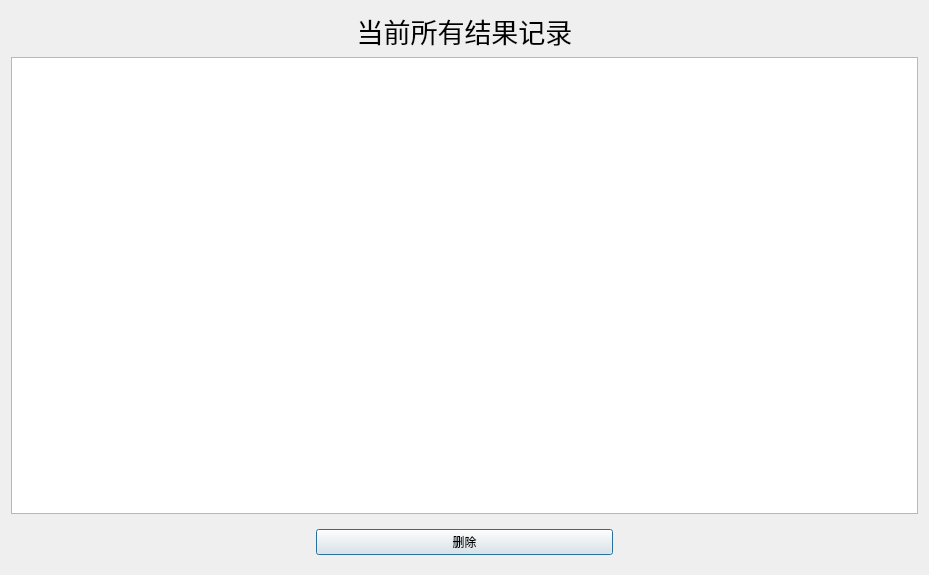
<?xml version="1.0" encoding="UTF-8"?>
<ui version="4.0">
 <class>DaoResultForm</class>
 <widget class="QDialog" name="DaoResultForm">
  <property name="geometry">
   <rect>
    <x>0</x>
    <y>0</y>
    <width>929</width>
    <height>575</height>
   </rect>
  </property>
  <property name="windowTitle">
   <string>查询结果</string>
  </property>
  <layout class="QVBoxLayout" name="verticalLayout">
   <item>
    <widget class="QLabel" name="label">
     <property name="font">
      <font>
       <family>华文中宋</family>
       <pointsize>20</pointsize>
      </font>
     </property>
     <property name="text">
      <string>当前所有结果记录</string>
     </property>
     <property name="alignment">
      <set>Qt::AlignCenter</set>
     </property>
    </widget>
   </item>
   <item>
    <widget class="QTableView" name="tableView"/>
   </item>
   <item>
    <widget class="QWidget" name="widget" native="true">
     <layout class="QHBoxLayout" name="horizontalLayout">
      <item>
       <spacer name="horizontalSpacer">
        <property name="orientation">
         <enum>Qt::Horizontal</enum>
        </property>
        <property name="sizeHint" stdset="0">
         <size>
          <width>40</width>
          <height>20</height>
         </size>
        </property>
       </spacer>
      </item>
      <item>
       <widget class="QtMaterialRaisedButton" name="btnDelete">
        <property name="sizePolicy">
         <sizepolicy hsizetype="Expanding" vsizetype="Fixed">
          <horstretch>0</horstretch>
          <verstretch>0</verstretch>
         </sizepolicy>
        </property>
        <property name="text">
         <string>删除</string>
        </property>
       </widget>
      </item>
      <item>
       <spacer name="horizontalSpacer_2">
        <property name="orientation">
         <enum>Qt::Horizontal</enum>
        </property>
        <property name="sizeHint" stdset="0">
         <size>
          <width>40</width>
          <height>20</height>
         </size>
        </property>
       </spacer>
      </item>
     </layout>
    </widget>
   </item>
  </layout>
 </widget>
 <customwidgets>
  <customwidget>
   <class>QtMaterialRaisedButton</class>
   <extends>QPushButton</extends>
   <header location="global">qtmaterialraisedbutton.h</header>
  </customwidget>
 </customwidgets>
 <resources/>
 <connections/>
</ui>
